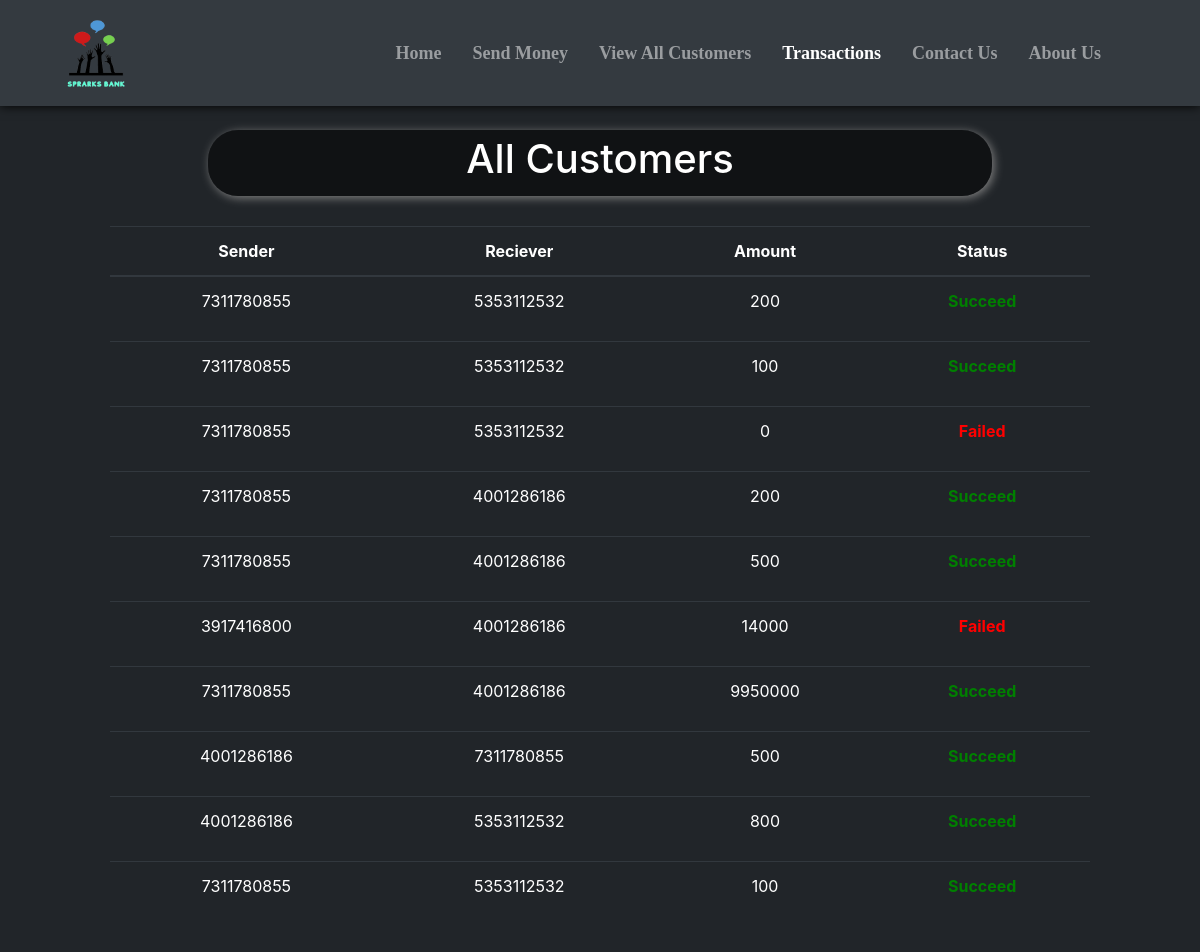
Screenshot of /transactions.php with the database file from the repository.
### tables this page shows
CREATE TABLE `transactions` (
  `sr` int(11) NOT NULL,
  `sender` varchar(10) NOT NULL,
  `receiver` varchar(10) NOT NULL,
  `amount` bigint(20) NOT NULL,
  `status` varchar(10) NOT NULL
);

### transactions.php (the view, shortened to what this page needs)
<!doctype html>
<html lang="en">
<head>
    <link href="//maxcdn.bootstrapcdn.com/bootstrap/4.1.1/css/bootstrap.min.css" rel="stylesheet" id="bootstrap-css">
    <link rel="stylesheet" href="https://use.fontawesome.com/releases/v5.1.0/css/all.css"
>
</head>
<body style="background-color:#212529;">
    <?php include 'spin.php'; ?>
    <nav class="navbar navbar-expand-lg navbar-dark bg-dark fixed fixed-top"
        style="font-family:candara; font-size:18px; box-shadow: 0px 0px 10px 0px black;">
        <div class="container-fluid">
            <a href="index.php"><img src="statics\logo123.png" alt=""
                    style="height: 80px; margin-left:25px; margin-top:10px;"></a>
        </div>
        <div class="collapse navbar-collapse" id="navbarSupportedContent">
            <b>
                <ul class="navbar-nav ">
                    <li class="nav-item nav-links" style="margin-left:15px;">
                        <a class="nav-link text-nowrap" aria-current="page" href="index.php">Home</a>
                    </li>
                    <li class="nav-item" style="margin-left:15px; ">
                        <a class="nav-link text-nowrap" href="send_money.php">Send Money</a>
                    </li>
                    <li class="nav-item" style="margin-left:15px;">
                        <a class="nav-link text-nowrap" href="all_cust.php">View All Customers</a>
                    </li>
                    <li class="nav-item" style="margin-left:15px;">
                        <a class="nav-link text-nowrap active" href="transactions.php">Transactions</a>
                    </li>
                    <li class="nav-item" style="margin-left:15px;">
                        <a class="nav-link text-nowrap" href="contact_us.php">Contact Us</a>
                    </li>
                    <li class="nav-item" style="margin-left:15px; margin-right:75px;">
                        <a class="nav-link text-nowrap" href="about_us.php">About Us</a>
                    </li>
                </ul>
            </b>
        </div>
    </nav>
    <center>
        <div class="container" style="margin-top: 10%; padding:10px 80px 10px 80px; ">
            <div
                style="width:80%; background-color:rgba(0,0,0,.5); padding:5px 5px 5px 5px; border-radius:30px; box-shadow: 2px 2px 10px gray;">
                <h1 style=" color:white;">All Customers</h1>
            </div>
            <?php
    $conn = mysqli_connect($servername, $username, $password, $database);
    if(!$conn){
        die("Connection not established: ".mysqli_connect_error());
    }else{
        $sql = "SELECT * FROM `transactions`";
        $result = mysqli_query($conn, $sql);
?>
            <table class="table table-dark" style="margin-top: 30px;">
                <thead>
                    <tr>
                        <th scope="col">Sender</th>
                        <th scope="col">Reciever</th>
                        <th scope="col">Amount</th>
                        <th scope="col">Status</th>
                    </tr>
                </thead>
                <?php
echo "<tbody>";
        while($row = mysqli_fetch_assoc($result)){
        if(!(empty($row['sender']) && empty($row['receiver']) && empty($row['amount'])))
            {echo    '
            <tr>
              <td>'.$row['sender'].'</td>
              <td>'.$row['receiver'].'</td>
              <td>'.$row['amount'].'</td>
              <td>'; ?> <?php if($row['status'] == "succeed"){echo '<b><p style="color:green;">Succeed</p></b>';}else{echo '<b><p style="color:red;">Failed</p></b>';} ?>
              <?php echo '</td>
              </tr>';}
    }
    }
    echo "</tbody>";
?>
        </div>
    </center>
</body>
</html>

### transactions.php (style rules this page uses)
th, td { text-align: center; }

### rows the page displays
transactions: sender "7311780855", receiver "5353112532", amount "200", status "Succeed"
transactions: sender "7311780855", receiver "5353112532", amount "100", status "Succeed"
transactions: sender "7311780855", receiver "5353112532", amount "0", status "Failed"
transactions: sender "7311780855", receiver "4001286186", amount "200", status "Succeed"
transactions: sender "7311780855", receiver "4001286186", amount "500", status "Succeed"
transactions: sender "3917416800", receiver "4001286186", amount "14000", status "Failed"
transactions: sender "7311780855", receiver "4001286186", amount "9950000", status "Succeed"
transactions: sender "4001286186", receiver "7311780855", amount "500", status "Succeed"
transactions: sender "4001286186", receiver "5353112532", amount "800", status "Succeed"
transactions: sender "7311780855", receiver "5353112532", amount "100", status "Succeed"
